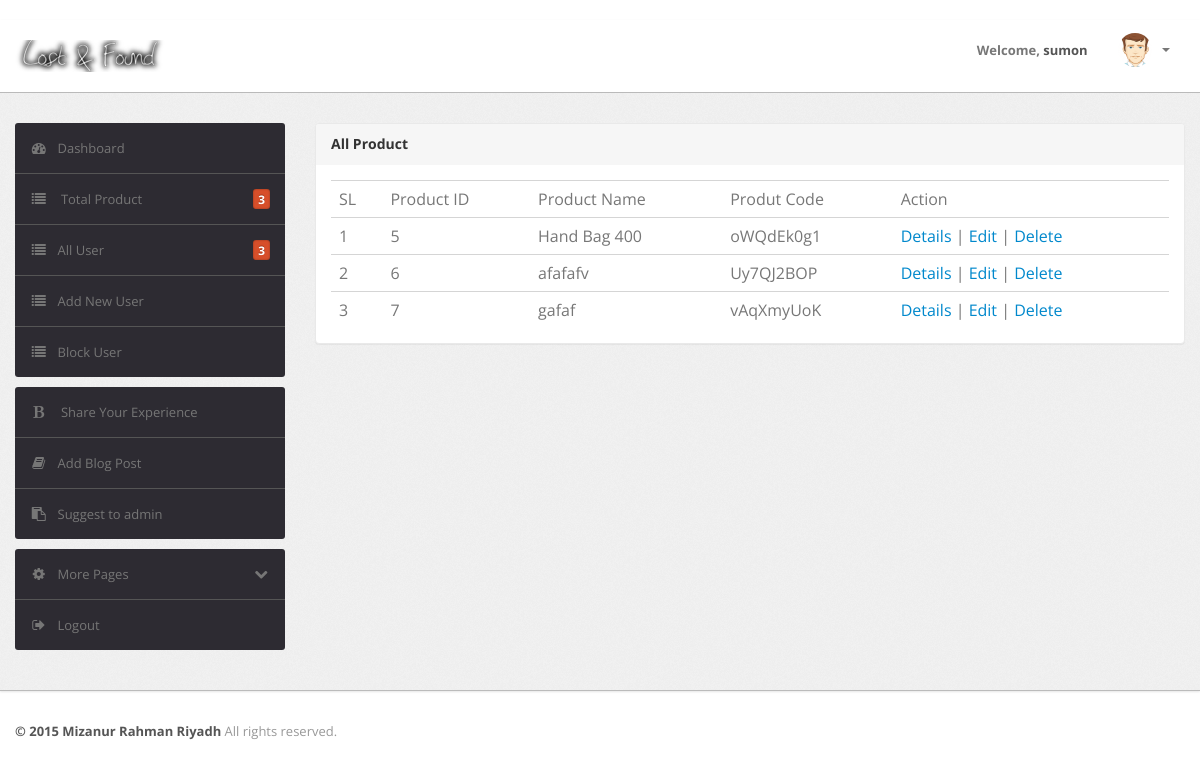
Page /product_list.php (signed in) on the committed database.
### tables this page shows
CREATE TABLE `products` (
  `id` int(11) NOT NULL,
  `title` varchar(255) NOT NULL,
  `description` text,
  `product_code` varchar(255) NOT NULL,
  `user_id` int(11) NOT NULL,
  `product_picture` varchar(255) DEFAULT NULL
);

### src/Product/products.php (called while the page is built, shortened)
<?php
class Products
{
    public $data = array();
    function __construct()
    {
        $this->conn = new \PDO('mysql:host=localhost;dbname=lostnfound', 'root', '');
        $this->conn->setAttribute(\PDO::ATTR_ERRMODE, \PDO::ERRMODE_EXCEPTION);
    }
    public function find_all_product($user_id = '')
    {
        try {
            if (isset($_SESSION['admin']) && ($_SESSION['admin'] == 1)) {
                $query = "SELECT * FROM `products`";
                $result = $this->conn->query($query);
                foreach ($result as $row) {
                    $this->data[] = $row;
                }
                return $this->data;
            }
        } catch (PDOException $e) {
            echo 'ERROR: ' . $e->getMessage();
        }
    }
}

### product_list.php (the view, shortened to what this page needs)
<?php
if (isset($_SESSION['user_id']) && !empty($_SESSION['user_id'])) {
    $products = new Products();
    if (isset($_SESSION['admin']) && ($_SESSION['admin'] == 1)) {
        $all_products = $products->find_all_product($_SESSION['admin']);
    } else {
        $all_products = $products->find_all_product($_SESSION['user_id']);
    }
    ?>
    ﻿<!DOCTYPE html>
    <html lang="en">
        <head>
        <head>
            <link type="text/css" href="bootstrap/css/bootstrap.min.css" rel="stylesheet">
            <link type="text/css" href="bootstrap/css/bootstrap-responsive.min.css" rel="stylesheet">
            <link type="text/css" href="css/theme.css" rel="stylesheet">
            <link type="text/css" href="images/icons/css/font-awesome.css" rel="stylesheet">
        </head>
        <body>
            <div class="navbar navbar-fixed-top">
                <div class="navbar-inner">
                    <div class="container">
                            <a class="brand" href="dashboard.php"><img src="assets/admin/layout3/img/mylogo2.png"</a>
                        <div class="nav-collapse collapse navbar-inverse-collapse">
                            <ul class="nav nav-icons">
                            </ul>
                            <ul class="nav pull-right">
                                <li><a href="#">Welcome, <b><?php echo $_SESSION['username']; ?></b> </a></li>
                                <li class="nav-user dropdown"><a href="#" class="dropdown-toggle" data-toggle="dropdown">
                                        <img src="images/user.png" class="nav-avatar" />
                                        <b class="caret"></b></a>
                                </li>
                            </ul>
                        </div>
                    </div>
                </div>
            </div>
            <div class="wrapper">
                <div class="container">
                    <div class="row">
                        <div class="span3">
                            <div class="sidebar">
                                <ul class="widget widget-menu unstyled">
                                    <?php include_once "menu.php" ?>
                                </ul>
                                <ul class="widget widget-menu unstyled">
                                    <li><a href="#"><i class="menu-icon icon-bold"></i> Share Your Experience </a></li>
                                    <li><a href="#"><i class="menu-icon icon-book"></i>Add Blog Post </a></li>
                                    <li><a href="#"><i class="menu-icon icon-paste"></i>Suggest to admin </a></li>
                                </ul>
                                <ul class="widget widget-menu unstyled">
                                    <li><a class="collapsed" data-toggle="collapse" href="#togglePages"><i class="menu-icon icon-cog">
                                            </i><i class="icon-chevron-down pull-right"></i>More Pages </a>
                                    </li>
                                    <li><a href="logout.php"><i class="menu-icon icon-signout"></i>Logout </a></li>
                                </ul>
                            </div>
                        </div>
                        <div class="span9">
                            <div class="content">
                                <div class="module">
                                    <div class="module-head">
                                        <h3>All Product</h3>
                                    </div>
                                    <div class="module-body">
                                        <table class="table">
                                            <tr>
                                            <td>SL</td>
                                            <td>Product ID</td>
                                                <td>Product Name</td>
                                                <td>Produt Code</td>
                                                <td>Action</td>
                                            </tr>
                                            <?php
    if (isset($all_products) && !empty($all_products)) {
        $sl = 1;
        foreach ($all_products as $product) {
            ?>
            <tr>
                <td><?php echo $sl++ ?></td>
                <td><?php echo $product['id'] ?></td>
                <td><?php echo $product['title'] ?></td>
                <td><?php echo $product['product_code'] ?></td>
                <td>
                    <a href="product_view.php?id=<?php echo $product['product_code']; ?>">Details</a> |
                    <a href="product_edit.php?id=<?php echo $product['product_code']; ?>">Edit</a> |
                    <a href="src/Product/product_delete.php?id=<?php echo $product['product_code']; ?>">Delete</a>
                </td>
            </tr>
        <?php }
    } ?>
                                        </table>
                                    </div>
                                </div>
                            </div>
                        </div>
                    </div>
                </div>
            </div>
            <div class="footer">
                <div class="container">
                    <b class="copyright">&copy; 2015 Mizanur Rahman Riyadh </b>All rights reserved.
                </div>
            </div>
        </body>
    </html>
    <?php
} else {
    $_SESSION['invalid'] = "Access Denied ! Please login for continue";
    header('location:login.php');
}
?>

### css/theme.css (style rules this page uses)
body { font-size: 13px; font-family: 'Open Sans', Arial, sans-serif; background: #fff; color: #777 }
h1, h2, h3, h4, h5, h6 { color: #333; margin-top: 0 }
h3 { font-size: 20px }
strong, b { color: #555 }
.wrapper { background: url(../images/bg.png) #eee; border-bottom: 1px solid #bbb; -webkit-box-shadow: 0 1px 2px rgba(0,0,0,0.1); -moz-box-shadow: 0 1px 2px rgba(0,0,0,0.1); box-shadow: 0 1px 2px rgba(0,0,0,0.1); padding: 30px 0 }
.footer { color: #999; padding: 30px 0 60px }
body [class^="icon-"], body [class*=" icon-"] { font-size: 14px; line-height: 20px; height: 20px }
.module { background: #fff; -webkit-border-radius: 3px; -moz-border-radius: 3px; border-radius: 3px; border: 1px solid #ccc; border-bottom-color: #bbb; -webkit-box-shadow: 0 0 1px rgba(0,0,0,0.2); -moz-box-shadow: 0 0 1px rgba(0,0,0,0.2); box-shadow: 0 0 1px rgba(0,0,0,0.2); margin-bottom: 30px }
.navbar { position: static!important; margin: 0!important }
.navbar .navbar-inner { background: #fff; border-bottom: 1px solid #bbb; -webkit-box-shadow: 0 1px 2px rgba(0,0,0,0.15); -moz-box-shadow: 0 1px 2px rgba(0,0,0,0.15); box-shadow: 0 1px 2px rgba(0,0,0,0.15) }
.navbar .brand { color: #333; font-weight: bold; font-size: 20px; margin-right: 20px; padding: 20px }
.navbar .nav>li>a { padding: 20px 15px; font-weight: bold; color: #777 }
.nav-user>a { height: 20px }
.nav-avatar { width: 34px; height: 34px; margin: -7px 5px 0 0; -webkit-border-radius: 50%; -moz-border-radius: 50%; border-radius: 50% }
.table { margin-bottom: 0 }
.table th, .table td { border-color: #d5d5d5!important }
.widget-menu { background: #fff; -webkit-border-radius: 3px; -moz-border-radius: 3px; border-radius: 3px; overflow: hidden }
.widget-menu a { color: #555; display: block; line-height: 20px; padding: 15px; text-decoration: none!important }
.widget-menu .menu-icon { margin-right: 10px; color: #767676; -webkit-transition: all .2s ease-in-out; -moz-transition: all .2s ease-in-out; transition: all .2s ease-in-out; }
.widget-menu>li+li { border-top: 1px solid #555 }
.widget-menu>li>a { background-color: #2d2b32; color: #767676; -webkit-transition: all .2s ease-in-out; -moz-transition: all .2s ease-in-out; transition: all .2s ease-in-out; }
.widget-menu>li>a .icon-chevron-down { display: none }
.widget-menu>li>a.collapsed .icon-chevron-down { display: block }
.module { box-shadow: 0 0 3px rgba(0,0,0,.1); border-color: #e9e9e9; margin-bottom: 20px; background-color: #fff; border-radius: 4px; -webkit-box-shadow: 0 1px 1px rgba(0,0,0,.05); box-shadow: 0 1px 1px rgba(0,0,0,.05); }
.module-head { color: #767676; background-color: #f6f6f6; border-color: #e9e9e9; padding: 10px 15px; border-bottom: 1px solid transparent; border-top-right-radius: 3px; border-top-left-radius: 3px; }
.module-head h3 { font-size: 14px; line-height: 20px; height: 20px; margin: 0 }
.module-body { padding: 15px }

### rows in the picture
products: id "5", title "Hand Bag 400", product_code "oWQdEk0g1"
products: id "6", title "afafafv", product_code "Uy7QJ2BOP"
products: id "7", title "gafaf", product_code "vAqXmyUoK"

### other values in the picture
$_SESSION['username'] "sumon"
$number_of_product "3"
$number_of_user "3"
